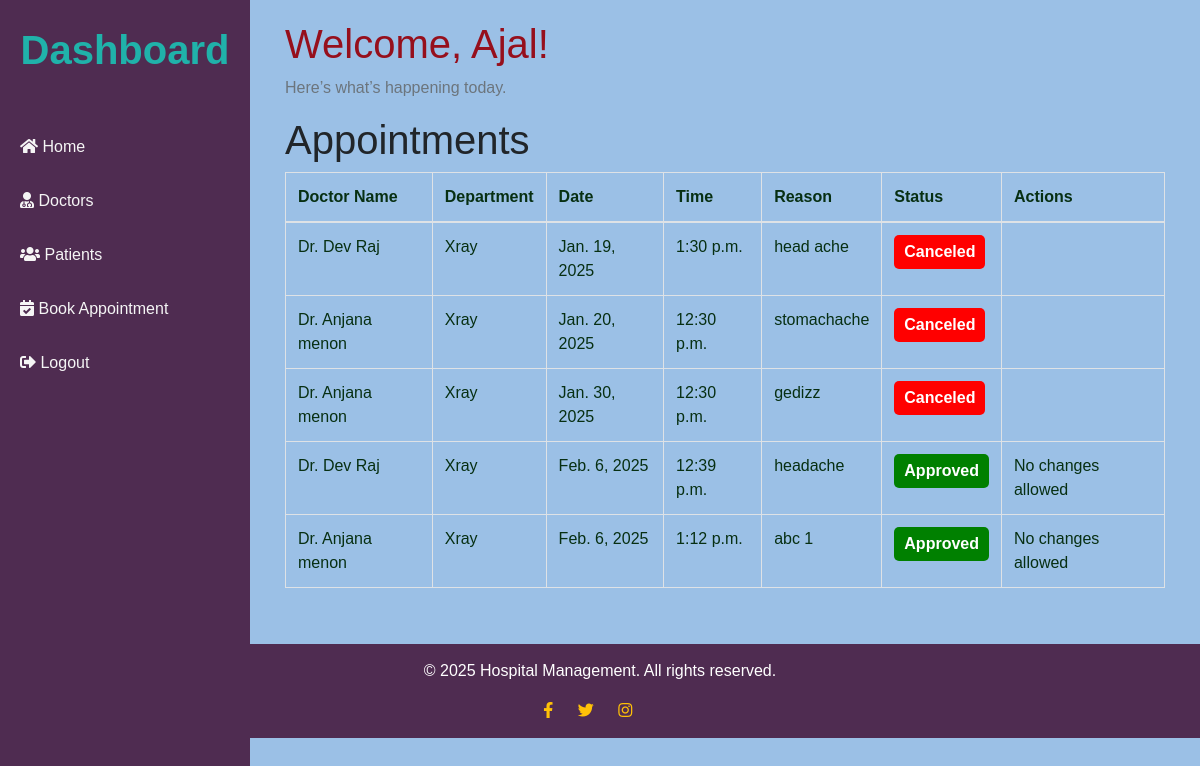
Page /hospital/dashboard/ (signed in) on the committed database.
### accounts/models.py (models this page shows)
class User(AbstractUser):
    ROLE_CHOICES = [
        ('admin', 'Admin'),
        ('doctor', 'Doctor'),
        ('patient', 'Patient'),
    ]
    role = models.CharField(max_length=10, choices=ROLE_CHOICES, default='patient')
    GENDER_CHOICES = [
        ('male', 'Male'),
        ('female', 'Female'),
        ('other', 'Other'),
    ]
    gender = models.CharField(max_length=10, choices=GENDER_CHOICES, blank=True, null=True)

### hospital/models.py (models this page shows, shortened)
class Appointment(models.Model):
    STATUS_CHOICES = [
        ('pending', 'Pending'),
        ('approved', 'Approved'),
        ('canceled', 'Canceled'),
    ]
    patient = models.ForeignKey(Patient, on_delete=models.CASCADE, related_name='appointments')
    doctor = models.ForeignKey(Doctor, on_delete=models.CASCADE)
    department=models.ForeignKey(Department,on_delete=models.CASCADE)
    date = models.DateField()
    time = models.TimeField()
    status = models.CharField(max_length=10, choices=STATUS_CHOICES, default='pending')
    reason = models.TextField()

class Doctor(models.Model):
    user = models.OneToOneField(User, on_delete=models.CASCADE)
    department = models.ForeignKey(Department, on_delete=models.SET_NULL, null=True, blank=True)
    specialization = models.CharField(max_length=100)
    GENDER_CHOICES = [
        ('male', 'Male'),
        ('female', 'Female'),
        ('other', 'Other'),
    ]
    gender = models.CharField(max_length=10, choices=GENDER_CHOICES, default='male')
    @property
    def full_name(self):
        return f"{self.user.first_name or ''} {self.user.last_name or ''}".strip() or "Unknown Doctor"

class Department(models.Model):
    name = models.CharField(max_length=100)
    def __str__(self):
        return self.name

### hospital/views.py (the view)
# urls.py: path('dashboard/', DashboardView.as_view(), name='dashboard'),
class DashboardView(LoginRequiredMixin, TemplateView):
    template_name = 'dashboard.html'
    def get_context_data(self, **kwargs):
        context = super().get_context_data(**kwargs)
        user = self.request.user
        if user.role == 'patient':
            try:
                patient = Patient.objects.get(user=user)  # Get the Patient instance
                context['appointments'] = Appointment.objects.filter(patient=patient)
            except Patient.DoesNotExist:
                context['appointments'] = []  # No appointments if the Patient instance doesn't exist
        elif user.role == 'doctor':
            try:
                doctor = Doctor.objects.get(user=user)  # Get the Doctor instance
                context['appointments'] = Appointment.objects.filter(doctor=doctor)
            except Doctor.DoesNotExist:
                context['appointments'] = []  # No appointments if the Doctor instance doesn't exist
        elif user.role == 'admin':
            context['doctors'] = Doctor.objects.all()
            context['patients'] = Patient.objects.all()
            context['appointments'] = Appointment.objects.all()
        else:
            context['message'] = "Role not recognized."
        return context

### hospital/templates/dashboard.html (shortened to what this page needs)
<!DOCTYPE html>
<html lang="en">
<head>
  <link rel="stylesheet" href="https://stackpath.bootstrapcdn.com/bootstrap/4.5.2/css/bootstrap.min.css">
  <link rel="stylesheet" href="https://cdnjs.cloudflare.com/ajax/libs/font-awesome/5.15.4/css/all.min.css">
</head>
<body>
  <div class="sidebar">
    <div class="sidebar-header" style="font-size: 40px; font-family:Impact, Haettenschweiler, 'Arial Narrow Bold', sans-serif; color: lightseagreen;">Dashboard</div>
    <a href="{% url 'index' %}"><i class="fas fa-home"></i> Home</a>
    <a href="{% url 'doctor_list' %}"><i class="fas fa-user-md"></i> Doctors</a>
    <a href="{% url 'patient_list' %}"><i class="fas fa-users"></i> Patients</a>
    {% if user.role == 'patient' %}
      <a href="{% url 'appointment_book' %}"><i class="fas fa-calendar-check"></i> Book Appointment</a>
    {% elif user.role == 'doctor' %}
      <a href="{% url 'doctor_appointment_list' %}"><i class="fas fa-calendar-alt"></i> My Appointments</a>
    {% endif %}
    <a href="{% url 'logout' %}"><i class="fas fa-sign-out-alt"></i> Logout</a>
  </div>
  <div class="content">
    <div class="container">
      <h1 style="color: rgb(150, 15, 28); font-family: Impact, Haettenschweiler, 'Arial Narrow Bold', sans-serif;">Welcome, {{ user.first_name }}!</h1>
      <p class="text-muted">Here’s what’s happening today.</p>
      <h1>Appointments</h1>
      <table class="table table-bordered" style="color: rgb(7, 47, 18);">
        <thead>
          <tr>
            {% if user.role == 'doctor' or user.role == 'admin' %}
              <th>Patient Name</th>
            {% elif user.role == 'patient' %}
              <th>Doctor Name</th>
            {% endif %}
            <th>Department</th>
            <th>Date</th>
            <th>Time</th>
            <th>Reason</th>
            <th>Status</th>
            <th>Actions</th>
          </tr>
        </thead>
        <tbody>
          {% for appointment in appointments %}
          <tr>
            {% if user.role == 'doctor' or user.role == 'admin' %}
              <td>{{ appointment.patient.user.first_name }} {{ appointment.patient.user.last_name }}</td>
            {% elif user.role == 'patient' %}
              <td>Dr. {{ appointment.doctor.full_name }}</td>
            {% endif %}
            <td>{{appointment.department}}</td>
            <td>{{ appointment.date }}</td>
            <td>{{ appointment.time }}</td>
            <td>{{ appointment.reason }}</td>
            <td>
              <span class="status-label status-{{ appointment.status }}">{{ appointment.get_status_display }}</span>
            </td>
            <td>
              {% if user.role == 'doctor' or user.role == 'admin' %}
                {% if appointment.status == 'pending' %}
                  <form method="post" action="{% url 'appointment_status_update' appointment.id %}">
                    {% csrf_token %}
                    <button type="submit" name="status" value="approved" class="btn btn-success btn-sm">Approve</button>
                    <button type="submit" name="status" value="canceled" class="btn btn-danger btn-sm">Cancel</button>
                  </form>
                {% else %}
                  <span>No actions available</span>
                {% endif %}
              {% elif user.role == 'patient' %}
                {% if appointment.status == 'pending' %}
                  <a href="{% url 'appointment_update' appointment.id %}" class="btn btn-warning btn-sm">Edit</a>
                  <a href="{% url 'appointment_cancel' appointment.id %}" class="btn btn-danger btn-sm">Cancel</a>
                {% elif appointment.status == 'approved' %}
                  <span>No changes allowed</span>
                {% endif %}
              {% endif %}
            </td>
          </tr>
          {% empty %}
          <tr>
            <td colspan="6" class="text-center">No appointments found.</td>
          </tr>
          {% endfor %}
        </tbody>
      </table>
    </div>
  </div>
  <footer>
    <p>&copy; 2025 Hospital Management. All rights reserved.</p>
    <a href="https://www.facebook.com/albin.mania.52/"><i class="fab fa-facebook-f"></i></a>
    <a href="#"><i class="fab fa-twitter"></i></a>
    <a href="https://www.instagram.com/albinmaniac/"><i class="fab fa-instagram"></i></a>
  </footer>
</body>
</html>

### hospital/templates/dashboard.html (style rules this page uses)
body { background-color: #9bc0e6; font-family: Arial, sans-serif; }
.sidebar { height: 100vh; width: 250px; background: #4f2c51; color: white; position: fixed; top: 0; left: 0; padding-top: 20px; }
.sidebar a { color:whitesmoke; display: block; padding: 15px 20px; text-decoration: none; }
.sidebar .sidebar-header { font-size: 1.5em; text-align: center; margin-bottom: 1em; font-weight: bold; }
.content { margin-left: 250px; padding: 20px; }
.status-label { padding: 5px 10px; border-radius: 5px; font-weight: bold; display: inline-block; }
.status-approved { background-color: green; color: white; }
.status-canceled { background-color: red; color: white; }
footer { background-color: #4f2c51; color: white; text-align: center; padding: 15px 0; margin-top: 20px; }
footer a { color: #ffc107; margin: 0 10px; text-decoration: none; }

### rows in the picture
User: first_name "Ajal"
Appointment: doctor.full_name "Dev Raj", department "Xray", date "Jan. 19, 2025", time "1:30 p.m.", reason "head ache", status "Canceled"
Appointment: doctor.full_name "Anjana menon", department "Xray", date "Jan. 20, 2025", time "12:30 p.m.", reason "stomachache", status "Canceled"
Appointment: doctor.full_name "Anjana menon", department "Xray", date "Jan. 30, 2025", time "12:30 p.m.", reason "gedizz", status "Canceled"
Appointment: doctor.full_name "Dev Raj", department "Xray", date "Feb. 6, 2025", time "12:39 p.m.", reason "headache", status "Approved", shows "No changes allowed"
Appointment: doctor.full_name "Anjana menon", department "Xray", date "Feb. 6, 2025", time "1:12 p.m.", reason "abc 1", status "Approved", shows "No changes allowed"
